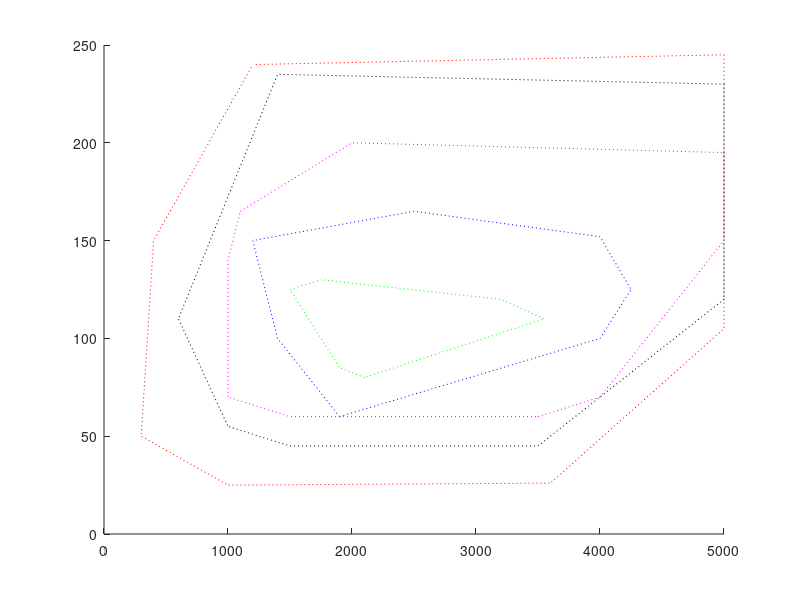

MATLAB code to generate this figure:

function [] = Plot_Torque_Curve ()

    poly_96_x = [1500 1750 3200 3550 2100 1900 1500];
    poly_96_y = [125 130 120 110 80 85 125];
    poly_95_x = [1900 1400 1200 2500 4000 4250 4000 1900];
    poly_95_y = [60 100 150 165 152 125 100 60];
    poly_94_x = [4000 3500 1500 1000 1000 1100 2000 5000 5000 4000];
    poly_94_y = [70 60 60 70 140 165 200 195 150 70];

    poly_90_x = [5000 5000 3500 1500 1000 600 1400 5000];
    poly_90_y = [230 120 45 45 55 110 235 230];

    poly_86_x = [5000 5000 3600 1000 300 400 1200 5000];
    poly_86_y = [245 105 26 25 50 150 240 245];
    
    hold on;
    plot(poly_96_x, poly_96_y, ':', 'color', 'g');
    plot(poly_95_x, poly_95_y, ':', 'color', 'b');
    plot(poly_94_x, poly_94_y, ':', 'color', 'm');
    plot(poly_90_x, poly_90_y, ':', 'color', 'k');
    plot(poly_86_x, poly_86_y, ':', 'color', 'r');
    

end
